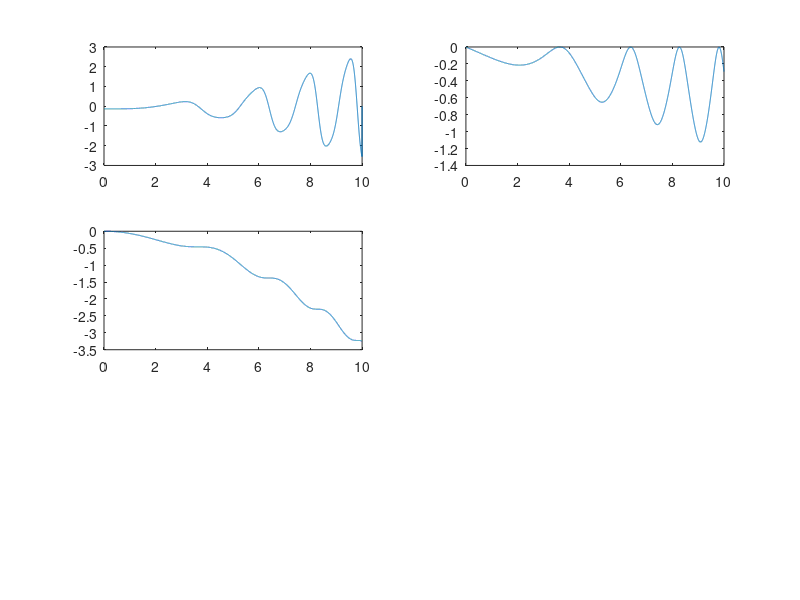
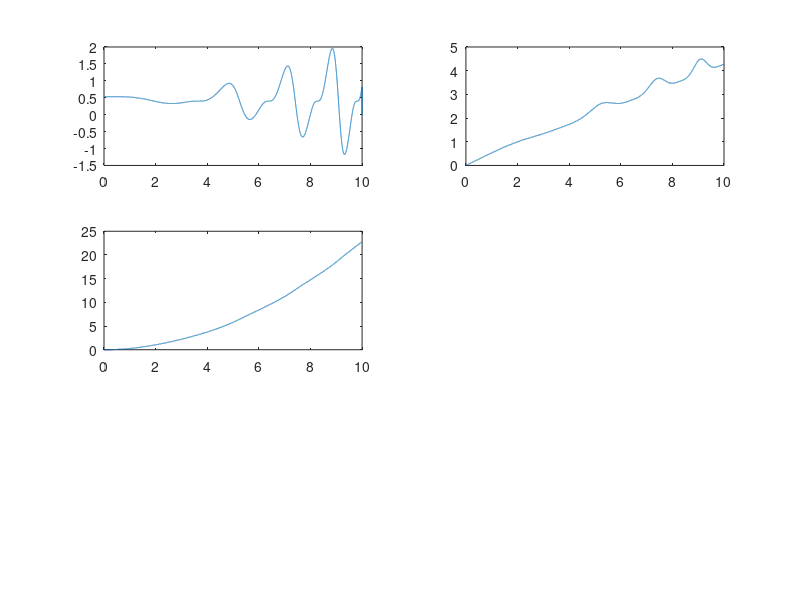

Write the MATLAB code that produced these figures, in order.
clc;
clear;


rg1=1; %gear ratio
rg2=1;
tauc1=0; %friction
tauc2=0;
tauL1=1000; %torque limit
tauL2=1000;

%mass&length
m1=10;
m2=5;
l1=0.5;
l2=0.5;

%inertia
j1=m1*l1^2/rg1^2;    
j2=m2*l2^2/rg2^2;

% Simulation parameters
T=0.001; % sampling period
N=10000; % number of points
t=T*(0:(N-1)); % time vector

%data variables
theta1=zeros(1,N);  % position 1
theta1Dot=zeros(1,N); % speed 1
theta1DDot=zeros(1,N); % acceleration 1
theta2=zeros(1,N);  % position 2
theta2Dot=zeros(1,N); % speed 2
theta2DDot=zeros(1,N); % acceleration 2

theta1Des=zeros(1,N); % desired position 1
theta1DotDes=zeros(1,N); % desired speed 1
theta1DDotDes=zeros(1,N); % desired acceleration 1
theta2Des=zeros(1,N); % desired position 2
theta2DotDes=zeros(1,N); % desired speed 2
theta2DDotDes=zeros(1,N); % desired acceleration 2

u1=zeros(1,N);  % total control signal 1
u2=zeros(1,N);  % total control signal 2
taum1=zeros(1,N);  % torque output 1
taum2=zeros(1,N);  % torque output 2

%future controller here, currently set constant tau for openloop

for i=1:N
	u1(i)=0;  % torque output 1
	u2(i)=1;  % torque output 2
end







%construct robot dynamics

for i=1:N-1


	%matric A
	Aa=j1*rg1^2+(m1+m2)*l1^2+m2*l2^2+2*m2*l1*l2*cos(theta2(i));
	Ab=m2*l2^2+m2*l1*l2*cos(theta2(i));
	Ac=m2*l2^2+m2*l1*l2*cos(theta2(i));
	Ad=j2*rg2^2+m2*l2^2;
    M=[Aa Ab;Ac Ad];
	%matric B
	Ba=0;
	Bb=-m2*l1*l2*sin(theta2(i));
	Bc=m2*l1*l2*sin(theta2(i));
	Bd=0;
    B=[Ba Bb;Bc Bd];
	%matrix C
	Ca=-m2*l1*l2*sin(theta2(i));
	Cb=-m2*l1*l2*sin(theta2(i));
	Cc=0;
	Cd=0;
    C=[Ca Cb;Cc Cd];
    
	%multiply by motion get h1 and h2
    BB=[theta1Dot(i)^2;theta2Dot(i)^2];
    CC=[theta1Dot(i)*theta2Dot(i);theta2Dot(i)*theta1Dot(i)];
    
    H=B*BB+C*CC;

	%torque limit check
	if u1(i)>tauL1
		taum1(i)=tauL1;
	else
		taum1(i)=u1(i);
	end

	if u2(i)>tauL2
		taum2(i)=tauL2;
	else
		taum2(i)=u2(i);
	end
	
	%friction check
    
	if theta1Dot(i)==0
		if taum1(i)-H(1)/rg1>tauc1
			tauf1=tauc1;
		elseif taum1(i)-H(1)/rg1<-tauc1
			tauf1=-tauc1;
		else
			tauf1=taum1(i)-H(1)/rg1;
		end
	
    else
       
        tauf1=tauc1*sign(theta1Dot(i));
    end
	
    
    %motor2
	if theta2Dot(i)==0
		if taum2(i)-H(2)/rg2>tauc2
			tauf2=tauc2;
		elseif taum2(i)-H(2)/rg2<-tauc2
			tauf2=-tauc2;
		else
			tauf2=taum2(i)-H(2)/rg2;
		end
	
	else
		tauf2=tauc2*sign(theta2Dot(i));
	end	
	
	
	%isolate thetaddot
	
    Minv=inv(M);
	tau=[rg1*(taum1(i)-tauf1);rg2*(taum2(i)-tauf2)];
   
    acc=Minv*(tau-H);
    theta1DDot(i)=acc(1);
    theta2DDot(i)=acc(2); 
    
    
    %===================================
    %isolate thetaddot,det method
	%detM=1/(Aa*Ad-Ab*Ac);
	%theta1DDot(i)=detM*(Ad*(rg1*(taum1(i)-tauf1)-h1)-Ab*(rg2*(taum2(i)-tauf2)-h2));
    %theta1DDot(i)=0;
	%theta2DDot(i)=detM*(-Ac*(rg1*(taum1(i)-tauf1)-h1)+Aa*(rg2*(taum2(i)-tauf2)-h2));
    %===================================
    

    
   
    
	%probationary speed
	spd1=theta1Dot(i)+theta1DDot(i)*T;
	spd2=theta2Dot(i)+theta2DDot(i)*T;
    
    %trying to make a mechanism to stop friction over shoot
    %if sign(spd1)~= sign(theta1Dot(i)) && abs(theta1Dot(i))>0.001
    %    theta1Dot(i+1)=0;
    %else
        theta1Dot(i+1)=spd1;
    %end
    
    %if sign(spd2)~= sign(theta2Dot(i)) && abs(theta2Dot(i))>0.001
    %    theta2Dot(i+1)=0;
    %else
        theta2Dot(i+1)=spd2;
    %end    
    
    
	theta1(i+1)=theta1(i)+theta1Dot(i)*T;
	theta2(i+1)=theta2(i)+theta2Dot(i)*T;



end
figure
subplot(3,2,1),plot(t,theta1DDot)
subplot(3,2,2),plot(t,theta1Dot)
subplot(3,2,3),plot(t,theta1)

figure
subplot(3,2,1),plot(t,theta2DDot)
subplot(3,2,2),plot(t,theta2Dot)
subplot(3,2,3),plot(t,theta2)
